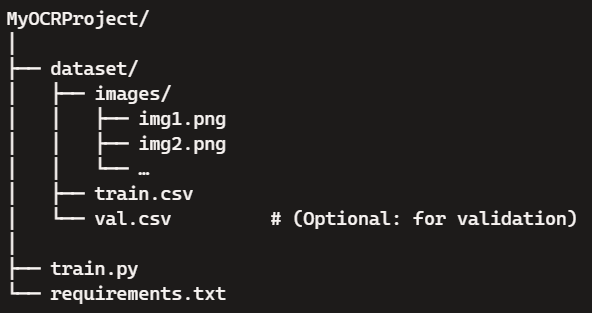
#> input picture custom Training/projectSetup.png, 592 x 313 px; its folder holds only this picture in this run
$ python -i easyocrCropped.py   (imports and definitions only)   (older library calls are emulated)
#> lines starting #> are read from the running program, lines starting #| are printed output that depends on the picture; after the words box and inside, x2 and y2 are one past the last pixel; in counts of white or black regions, pixels touching at a corner belong together
import glob
import easyocr
import cv2
import time
import numpy as np


ALPHANUMERIC_CHARS = '0123456789ABCDEFGHIJKLMNOPQRSTUVWXYZabcdefghijklmnopqrstuvwxyz'
NUM_ITERS = 10

# [91 lines left out: functions rotate_img, rotate_frame, get_text_orientation, not called in this run]


def remove_only_long_lines(gray):
    """Remove long straight lines without affecting text."""
    if len(gray.shape) == 3:
        gray = cv2.cvtColor(gray, cv2.COLOR_BGR2GRAY)

    blur = cv2.GaussianBlur(gray, (3, 3), 0)
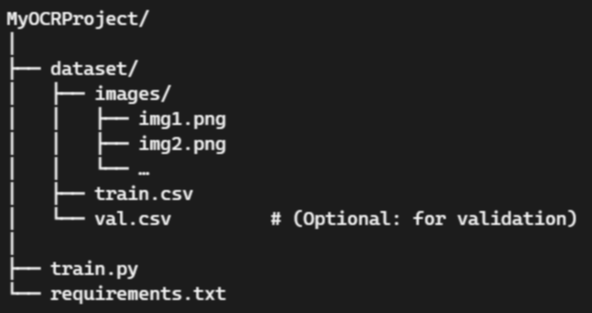
#> blur: shape (313, 592); min 28, max 241, mean 37.1
    edges = cv2.Canny(blur, 50, 150, apertureSize=3)
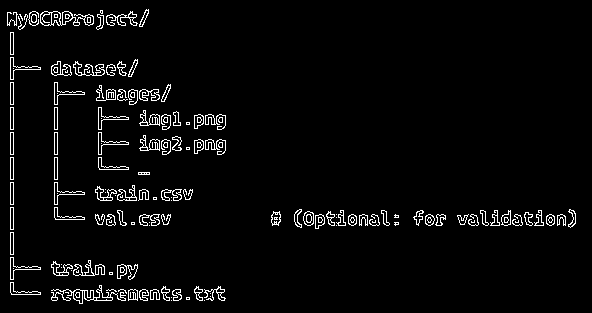
#> edges: shape (313, 592); 3.7% white in thin lines or dots

    # Detect line segments (no morphology this time!)
    lines = cv2.HoughLinesP(edges, 1, np.pi / 180, threshold=100,
                            minLineLength=int(gray.shape[1] * 0.6),
                            maxLineGap=15)
#> lines = None

    mask = np.ones_like(gray, np.uint8) * 255
    if lines is not None:
        for x1, y1, x2, y2 in lines[:, 0]:
            # Compute slope (angle) to ensure it’s a real straight line
            angle = np.degrees(np.arctan2(y2 - y1, x2 - x1))
            if abs(angle) < 10 or abs(angle) > 80:  # mostly horizontal or vertical
                cv2.line(mask, (x1, y1), (x2, y2), 0, thickness=4)

    cleaned = cv2.bitwise_and(gray, mask)
    return cleaned

# [141 lines left out: functions get_text_orientation2, preprocess_frame, validate_text, main, not called in this run]

# [2 lines not run here, left out]

>>> import cv2
>>> picture = cv2.imread('custom Training/projectSetup.png', cv2.IMREAD_GRAYSCALE)
>>> result = remove_only_long_lines(picture)

$ run again, on custom Training/train_csv.png
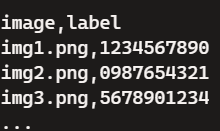
#> input picture custom Training/train_csv.png, 220 x 131 px
#> in remove_only_long_lines, `edges = cv2.Canny(blur, 50, 150, apertureSize=3)`:
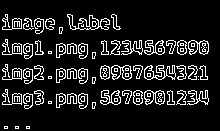
#> edges: shape (131, 220); 12.4% white in thin lines or dots, all inside (x1, y1, x2, y2) = (2, 14, 209, 129)
#> lines = [[3, 101, 208, 101]]
#> the loop in remove_only_long_lines, `for x1, y1, x2, y2 in lines[:, 0]:` made 1 pass
#> (x1, y1, x2, y2, angle) on pass 1: (3, 101, 208, 101, 0)
#> in remove_only_long_lines, `cleaned = cv2.bitwise_and(gray, mask)`:
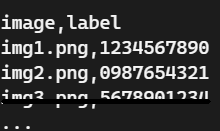
#> cleaned: shape (131, 220); min 0, max 245, mean 54.7
